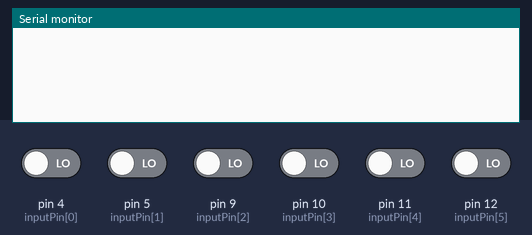
A sketch run on a simulated Arduino Uno, built with avr-gcc and run on an emulated ATmega328P. Shown: the last lines printed to the serial monitor. The inputs (shaded band) are chosen by the test bench; at power-on: pin 4 (inputPin[0]), pin 5 (inputPin[1]), pin 9 (inputPin[2]), pin 10 (inputPin[3]), pin 11 (inputPin[4]), pin 12 (inputPin[5]) LOW.

Above: at 1.2 s.
1.3 s: pin 4 (inputPin[0]) driven HIGH and pin 5 (inputPin[1]) driven HIGH
4.3 s: pin 9 (inputPin[2]) driven HIGH
At 5.7 s:
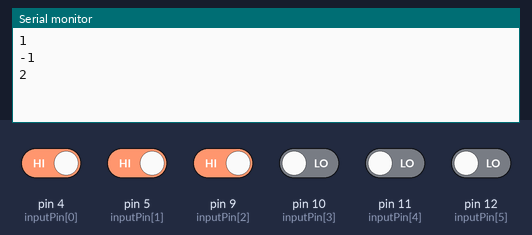
6.5 s: pin 10 (inputPin[3]) driven HIGH
At 7.7 s:
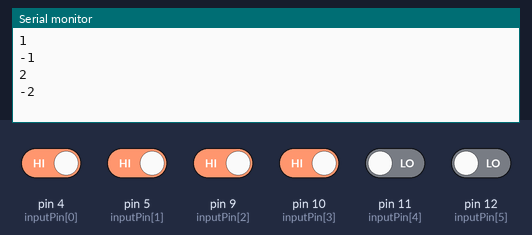
8.0 s: pin 11 (inputPin[4]) driven HIGH
At 8.9 s:
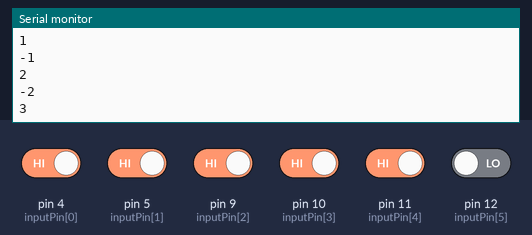
9.5 s: pin 12 (inputPin[5]) driven HIGH
At 9.9 s:
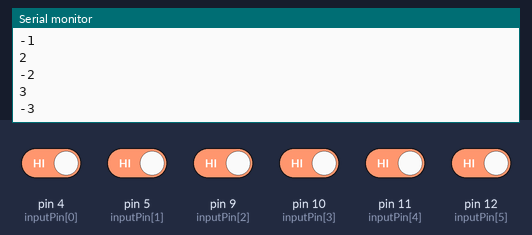
Timing chart, 0 to 12.0 s (numbered marks = the images above; inputs shaded):
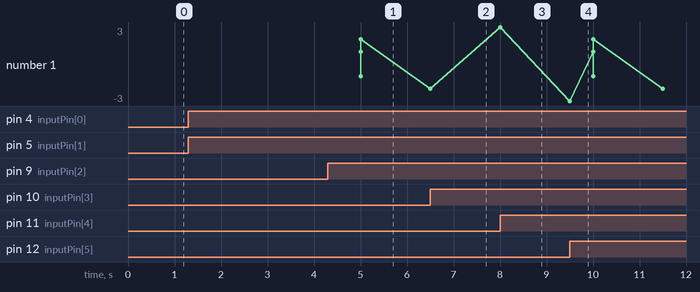

Measured:
- after the input at 4.3 s, the serial monitor: prints a new line after 0.71 s (image 1)
- after the input at 6.5 s, the serial monitor: prints a new line at once (image 2)
- after the input at 8.0 s, the serial monitor: prints a new line at once (image 3)
- after the input at 9.5 s, the serial monitor: prints a new line at once (image 4)
- plotted number 1: 2 → -2 after the input at 6.5 s, -2 → 3 after the input at 8.0 s

The sketch:

arduino1.ino
```cpp
int i;
int intervalo = 5000;
int inputPin[] = {4,5,9,10,11,12};
int ID[] = {1,-1,2,-2,3,-3};
unsigned long temporizado[sizeof(inputPin)];

void setup() {
  Serial.begin(9600);
  for (i=0; i<(sizeof(inputPin)/sizeof(int)); i++){
      pinMode(inputPin[i], INPUT);
  }
}

void loop(){
  for (i=0; i<(sizeof(inputPin)/sizeof(int)); i++){
    int digital_input = digitalRead(inputPin[i]);
    unsigned long tiempo_actual = millis();
    if (digital_input == HIGH && tiempo_actual-temporizado[i]>=intervalo){
      Serial.println(ID[i]);
      temporizado[i] = millis();
    }
    if (tiempo_actual-temporizado[i]<0){
      temporizado[i] = 0;
    }
  }
}
```
